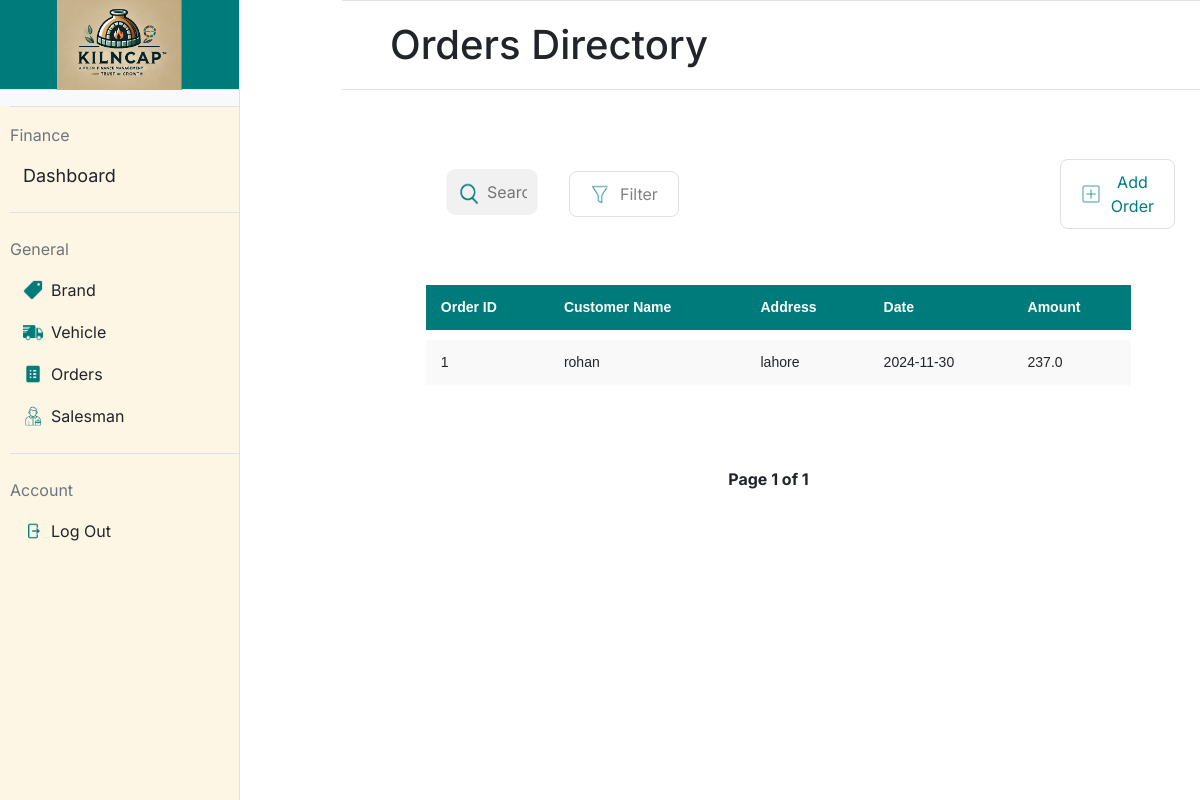
The page /orders on the database as committed earlier.
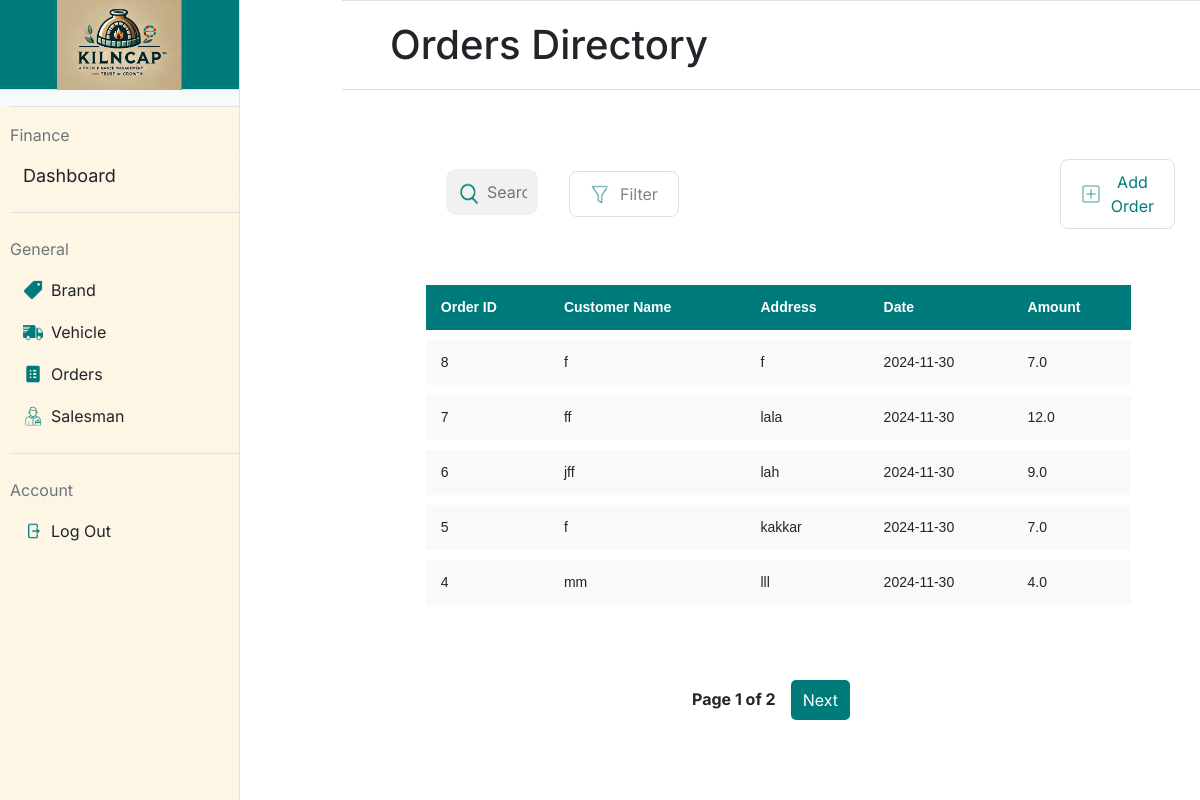
The same page on the database as committed later.
### app.py (models this page shows, shortened)
class Order(db.Model):
    __tablename__ = 'orders'
    id = db.Column(db.Integer, primary_key=True)  # Order ID
    customer_name = db.Column(db.String(100), nullable=False)  # Customer's name
    customer_contact = db.Column(db.String(15), nullable=False)  # Customer's contact number
    customer_address = db.Column(db.String(200), nullable=False)  # Customer's address
    vehicle_rent = db.Column(db.Float, nullable=False)  # Vehicle rent
    labor_cost = db.Column(db.Float, nullable=False)  # Labor cost
    total_amount = db.Column(db.Float, nullable=False)  # Total amount for the order
    order_date = db.Column(db.DateTime, nullable=False, default=db.func.current_timestamp())
    salesman_id = db.Column(db.Integer, db.ForeignKey('salesmen.id'), nullable=False)  # Salesman ID
    vehicle_id = db.Column(db.Integer, db.ForeignKey('vehicles.id'), nullable=False)  # Vehicle ID
    salesman = db.relationship('Salesman', backref=db.backref('orders', lazy=True))  # Salesman relationship
    vehicle = db.relationship('Vehicle', backref=db.backref('orders', lazy=True))  # Vehicle relationship
    items = db.relationship('Item', backref=db.backref('order', lazy=True), cascade='all, delete-orphan')  # Items relationship

### app.py (the view)
@app.route('/orders', methods=['GET'])
def orders():
    page = request.args.get('page', 1, type=int)  # Get the current page number, default is 1
    per_page = 5  # Number of orders per page
    orders_paginated = Order.query.order_by(Order.order_date.desc()).paginate(page=page, per_page=per_page)
    return render_template('orders.html', orders=orders_paginated.items, pagination=orders_paginated)

### templates/orders.html (shortened to what this page needs)
{% extends "base.html" %}
{% block title %}
    <link rel="stylesheet" href="static/orders.css">
{% endblock %}
{% block mainheading %}
Orders Directory
{% endblock %}
{% block maincontent %}
    <div>
        <table style="padding-left: 5.5%;">
            <form action="{{ url_for('orders_list_buttons') }}" method="post">
                <td style="width:40%; padding-left: 85px;">
                    <div style="position: relative; width: 100%;">
                        <img src="/static/icons/search-icon.png"
                             alt="Search Icon"
                             style="position: absolute; left: 7px; top: 60%; transform: translateY(-50%); width: 30px; height: 30px;">
                        <input type="text"
                               placeholder="Search Order"
                               style="width: 100%; padding-left: 40px;">
                    </div>
                </td>
                <td style="width:10%;padding-left: 30px;padding-top:15px">
                    <button class="styled-button" name="button" value="filter_order">
                        <img src="/static/icons/filter-icon.png" alt="Icon" class="button-icon">
                        Filter
                    </button>
                </td>
                <td style="padding-left: 380px;padding-top:15px">
                    <button class="styled-button" name="button" value="add_order">
                        <img src="/static/icons/add-icon.png" alt="Icon" class="button-icon">
                        <div style="color:#007B7B">Add Order</div>
                    </button>
                </td>
            </form>
        </table>
    <div style="padding: 5.5%;">
        <table class="styled-table" style="padding-left: 20px; width: 100%; border-collapse: separate; border-spacing: 0 10px;" >
            <thead>
                <tr>
                    <th>Order ID</th>
                    <th>Customer Name</th>
                    <th>Address</th>
                    <th>Date</th>
                    <th>Amount</th>
                </tr>
            </thead>
            <tbody>
                {% for order in orders %}
                <tr data-url="{{ url_for('order_details', order_id=order.id) }}" onclick="redirectToDetails(this)" style="cursor: pointer;">
                    <td>{{ order.id }}</td>
                    <td>{{ order.customer_name }}</td>
                    <td>{{ order.customer_address }}</td>
                    <td>{{ order.order_date.strftime('%Y-%m-%d') }}</td>
                    <td>{{ order.total_amount }}</td>
                        {% set total_quantity = 0 %}
                        {% for item in order.items %}
                            {% set total_quantity = total_quantity + item.quantity %}
                        {% endfor %}
                </tr>
                {% endfor %}
            </tbody>
        </table>
    </div>
    <div class="pagination">
        <span style="padding-top: 7px;">Page {{ pagination.page }} of {{ pagination.pages }}</span>
        {% if pagination.has_next %}
        <a href="{{ url_for('orders', page=pagination.next_num) }}">Next</a>
        {% endif %}
    </div>
    </div>
{% endblock %}

### templates/base.html (shortened to what this page needs)
<!DOCTYPE html>
<html lang="en">
    <head>
        <link
            href="https://cdn.jsdelivr.net/npm/bootstrap@5.3.2/dist/css/bootstrap.min.css"
            rel="stylesheet">
        <link rel="stylesheet"
            href="{{ url_for('static', filename='styles.css') }}">
        {% block title %}{% endblock %}
    </head>
    <body class="pt-5">
        <div class="d-flex">
            <div class="sidebar bg-light border-end"
                style="width: 20%; min-height: 100vh;">
                <div id="logo_portion" class="text-center py-3 border-bottom">
                    <img
                        src="{{ url_for('static', filename='images/logo.png') }}"
                        alt="Logo" style="height: 90px;">
                </div>
                <div id="sidebar_buttons" class="mt-3">
                    <form action="{{ url_for('sidebar_buttons') }}"
                        method="post">
                        <div class="mb-4 border-top border-bottom py-3">
                            <div class="text-secondary mb-2">Finance</div>
                            <button type="submit" id="dashboard" name="button"
                                value="dashboard"
                                class="btn btn-link w-100 text-start text-dark sidebar-btn">Dashboard</button>
                        </div>
                        <div class="mb-4 border-bottom pb-3">
                            <div class="text-secondary mb-2">General</div>
                            <button type="submit" name="button" value="brand"
                                class="btn btn-link w-100 text-start text-dark d-flex align-items-center py-2 sidebar-btn">
                                <img
                                    src="{{ url_for('static', filename='icons/brand_icon.png') }}"
                                    alt="Brand Icon" class="me-2"
                                    style="height: 20px;">
                                Brand
                            </button>
                            <button type="submit" name="button" value="vehicle"
                                class="btn btn-link w-100 text-start text-dark d-flex align-items-center py-2 sidebar-btn">
                                <img
                                    src="{{ url_for('static', filename='icons/truck-icon.png') }}"
                                    alt="Truck Icon" class="me-2"
                                    style="height: 20px;">
                                Vehicle
                            </button>
                            <button type="submit" name="button" value="orders"
                                class="btn btn-link w-100 text-start text-dark d-flex align-items-center py-2 sidebar-btn">
                                <img
                                    src="{{ url_for('static', filename='icons/order-icon.png') }}"
                                    alt="Order Icon" class="me-2"
                                    style="height: 20px;">
                                Orders
                            </button>
                            <button type="submit" name="button" value="salesman"
                                class="btn btn-link w-100 text-start text-dark d-flex align-items-center py-2 sidebar-btn">
                                <img
                                    src="{{ url_for('static', filename='icons/salesman-icon.png') }}"
                                    alt="Salesman Icon" class="me-2"
                                    style="height: 20px;">
                                Salesman
                            </button>
                        </div>
                        <div>
                            <div class="text-secondary mb-2">Account</div>
                            <button type="submit" name="button" value="logout"
                                class="btn btn-link w-100 text-start text-dark d-flex align-items-center py-2 sidebar-btn">
                                <img
                                    src="{{ url_for('static', filename='icons/logout-icon.png') }}"
                                    alt="Logout Icon" class="me-2"
                                    style="height: 20px;">
                                Log Out
                            </button>
                        </div>
                    </form>
                </div>
            </div>
            <div class="restdashboard flex-grow-1" style="width: 1300px;">
                <div id="mainheading"
                    class="position-fixed w-100 top-0 z-2 d-flex align-items-center border-top border-bottom bg-white px-5 py-2"
                    style="height: 90px; transform: translateX(5px);">
                    <h1 class="mb-0">
                        {% block mainheading %}{% endblock %}
                    </h1>
                </div>
                <div class="mt-5 pt-5 px-4">
                    {% block maincontent %}{% endblock %}
                </div>
            </div>
        </div>
    </body>
</html>

### static/styles.css (style rules this page uses)
body { font-family: "Inter"; margin: 0; height: 100vh; display: flex; }
.sidebar { position: fixed; top: 0; left: 0; z-index: 2; width: 20%; border: none; height: 100%; }
.sidebar-btn { text-decoration: none !important; }
#sidebar_buttons { height: 100%; background-color: #fdf6e5; padding-left: 10px; }
#logo_portion { height: 90px; display: flex; justify-content: center; align-items: center; background-color: #007b7b; }
#dashboard { display: flex; width: 100%; max-width: 1200px; background-color: #fdf6e5; border-radius: 8px; overflow: hidden; font-size: 18px; }
.restdashboard { width: 80%; background-color: #ffffff; margin-left: 337px; }
input[type="text"], input[type="password"] { width: 100%; padding: 10px; margin-top: 10px; background-color: #f2f1f1; border: 1px solid #f2f1f1; border-radius: 10px; }

### static/orders.css (style rules this page uses)
body { font-family: 'Inter', sans-serif; margin: 0; padding: 0; box-sizing: border-box; height: 100vh; display: flex; flex-direction: column; overflow-x: hidden; }
.styled-button { display: flex; align-items: center; padding: 10px 20px; font-size: 16px; background-color: #FFFFFF; color: #828282; border: 1px #E0E0E0 solid; border-radius: 8px; cursor: pointer; outline: none; }
.button-icon { height: 20px; margin-right: 10px; }
.styled-table { width: 100%; border-collapse: separate; border-spacing: 0 10px; font-family: Arial, sans-serif; font-size: 14px; }
.styled-table thead tr { background-color: #007B7B; color: white; text-align: left; height: 40px; }
.styled-table th, .styled-table td { padding: 12px 15px; word-wrap: break-word; }
.styled-table tbody tr { background-color: #f9f9f9; border-bottom: 1px solid #dddddd; }
.styled-table tbody tr:last-of-type { border-bottom: none; }
.pagination { display: flex; justify-content: center; margin: 20px 0; }
.pagination a { margin: 0 5px; padding: 8px 12px; text-decoration: none; color: white; background-color: #007B7B; border-radius: 5px; }
.pagination span { margin: 0 10px; font-weight: bold; }

Rows that differ between the two databases and show on the page:
no longer on this page (row unchanged): Order: id "1", customer_name "rohan", customer_address "lahore", order_date "2024-11-30", total_amount "237.0"
added Order: id "8", customer_name "f", customer_address "f", order_date "2024-11-30", total_amount "7.0"
added Order: id "7", customer_name "ff", customer_address "lala", order_date "2024-11-30", total_amount "12.0"
added Order: id "6", customer_name "jff", customer_address "lah", order_date "2024-11-30", total_amount "9.0"
added Order: id "5", customer_name "f", customer_address "kakkar", order_date "2024-11-30", total_amount "7.0"
added Order: id "4", customer_name "mm", customer_address "lll", order_date "2024-11-30", total_amount "4.0"
Other text that changed with them:
{{ pagination.pages }}: "1" → "2"
text now shown: "Next"
